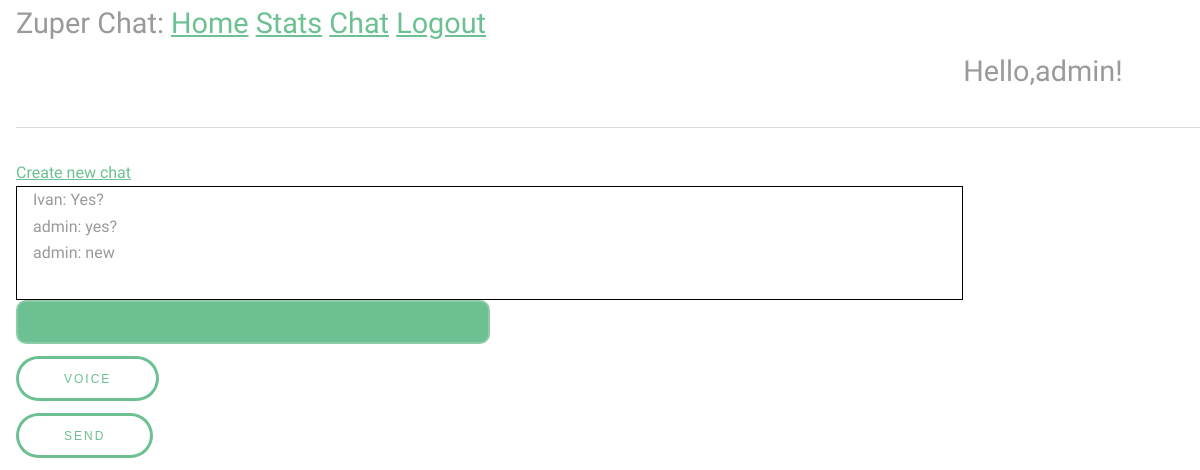
/chat (signed in), run on an earlier commit of the app's database.
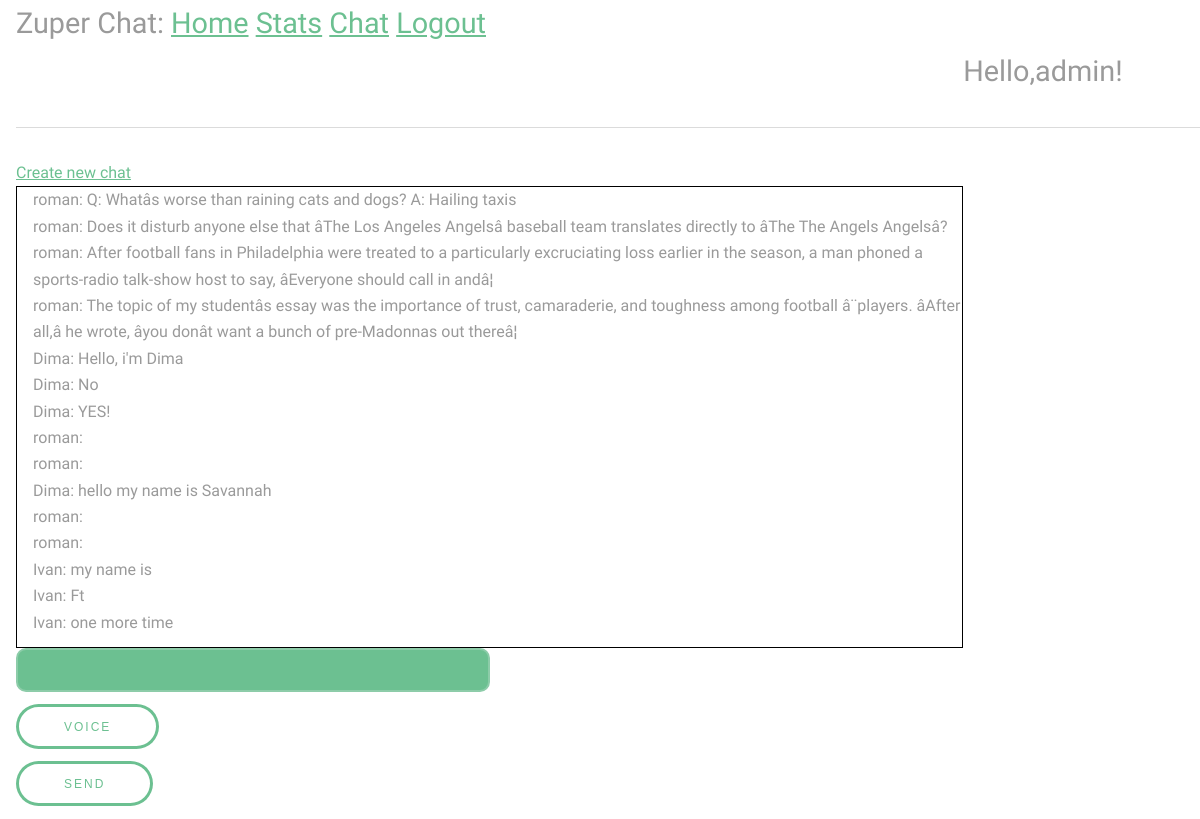
And on a later commit of the database.
### app/models.py (models this page shows, shortened)
class User(UserMixin, db.Model):
    id = db.Column(db.Integer, primary_key=True)
    username = db.Column(db.String(64), index=True, unique=True)
    email = db.Column(db.String(120), index=True, unique=True)
    password_hash = db.Column(db.String(128))
    chats = db.relationship('Chat', secondary=chats_users, backref=db.backref('users', lazy='dynamic'))

class Message(db.Model):
    id = db.Column(db.Integer, primary_key=True)
    body = db.Column(db.String(140))
    timestamp = db.Column(db.DateTime, index=True, default=datetime.utcnow)
    user_id = db.Column(db.Integer, db.ForeignKey('user.id'))
    chat_id = db.Column(db.Integer, db.ForeignKey('chat.id'), default='chat')

### app/routes.py (the view)
@app.route('/chat')
def chat():
    if not current_user.is_authenticated:
        return redirect(url_for('login'))
    for_sending = []
    for i in get_previous_messages():
        for_sending.append([(User.query.filter_by(id = i.user_id).first().username),i.body])
    for_sending = for_sending[::-1]
    return render_template('chat.html',previous_messages=for_sending)

### app/models.py (called while the page is built)
@login.user_loader
def load_user(id):
    return User.query.get(int(id))

def get_previous_messages(quantity=15, chat_id='chat'):
    messages_for_sending =  Message.query.filter_by(chat_id=chat_id).order_by(Message.id.desc()).limit(quantity).all()
    return messages_for_sending

### app/templates/chat.html (shortened to what this page needs)
{% extends "base.html" %}
{% block content %}
<a href="{{url_for('create_new_chat')}}">Create new chat</a>
<div class="Dmessages">
<ul id="messages">
{% set j = previous_messages|length %}
{% for i in range(previous_messages|length) %}
{{ previous_messages[i][0] }}: {{ previous_messages[i][1] }}
<br>
{% endfor %}
</ul>
</div>
<input type="text" id="myMessage">
<button id="sendvoice">Voice</button>
<br>
<button id="sendbutton">Send</button>
<br>
{% endblock %}

### app/templates/base.html (shortened to what this page needs)
<html>
    <head>
        <link rel="stylesheet" href="{{ url_for('static', filename='css/main.css') }}">
    </head>
    <body>
        <div style="font-size:180%">
            Zuper Chat:
            <a href="{{ url_for('index') }}">Home</a>
            <a href="{{ url_for('stats') }}">Stats</a>
            {% if current_user.is_anonymous %}
            <a href="{{ url_for('login') }}">Login</a>
            <a href="{{ url_for('register') }}">Register</a>
            {% else %}
            <a href="{{ url_for('chat') }}">Chat</a>
            <a href="{{ url_for('logout') }}">Logout</a>
            <p style="margin-left:80%;">Hello,{{current_user.username}}!</p>
            {% endif %}
        </div>
        <hr>
        {% block content %}{% endblock %}
    </body>
</html>

### app/static/css/main.css (style rules this page uses)
html, body, div, span, applet, object, iframe, h1, h2, h3, h4, h5, h6, p, blockquote, pre, a, abbr, acronym, address, big, cite, code, del, dfn, em, img, ins, kbd, q, s, samp, small, strike, strong, sub, sup, tt, var, b, u, i, center, dl, dt, dd, ol, ul, li, fieldset, form, label, legend, table, caption, tbody, tfoot, thead, tr, th, td, article, aside, canvas, details, embed, figure, figcaption, footer, header, hgroup, menu, nav, output, ruby, section, summary, time, mark, audio, video { margin: 0; padding: 0; border: 0; font-size: 100%; font: inherit; vertical-align: baseline; }
body { line-height: 1; }
ol, ul { list-style: none; }
body { -webkit-text-size-adjust: none; }
*, *:before, *:after { -moz-box-sizing: border-box; -webkit-box-sizing: border-box; box-sizing: border-box; }
body { -ms-overflow-style: scrollbar; }
body { background: #fff; margin-left: 1em; }
body, input, select, textarea { color: #9a9a9a; font-family: "Source Sans Pro", Arial, Helvetica, sans-serif; font-size: 1.3em; font-weight: 400; line-height: 1.65; }
@media screen and (max-width: 1680px) { body, input, select, textarea { font-size: 12pt; } }
@media screen and (max-width: 1280px) { body, input, select, textarea { font-size: 12pt; } }
a { color: #6cc091; text-decoration: underline; }
p { font-size: 1em; }
hr { border: 0; border-bottom: solid 1px #dbdbdb; margin: 2em 0; }
input[type="text"], input[type="password"], input[type="email"], input[type="tel"], select, textarea { -moz-appearance: none; -webkit-appearance: none; -ms-appearance: none; appearance: none; background: #6cc091; border-radius: 10px; border: none; border: solid 2px #8dcca9; color: #fff; display: block; outline: 0; padding: 0 1em; text-decoration: none; width: 40%; }
input[type="text"], input[type="password"], input[type="email"], select { height: 2.75em; }
ul { list-style: disc; margin: 0 0 2em 0; padding-left: 1em; }
input[type="submit"], input[type="reset"], input[type="button"], button, .button { -moz-appearance: none; -webkit-appearance: none; -ms-appearance: none; appearance: none; -moz-transition: background-color 0.2s ease-in-out, color 0.2s ease-in-out; -webkit-transition: background-color 0.2s ease-in-out, color 0.2s ease-in-out; -ms-transition: background-color 0.2s ease-in-out, color 0.2s ease-in-out; transition: background-color 0.2s ease-in-out, color 0.2s ease-in-out; background-color: transparent; box-shadow: inset 0 0 0 3px #6cc091; color: #6cc091 !important; border-radius: 30px; border: 0; cursor: pointer; display: inline-block; font-size: .75em; font-weight: 400; height: 3.75em; line-height: 3.85em; letter-spacing: 2px; padding: 0 4em; margin-top: 1em; text-align: center; text-decoration: none; text-transform: uppercase; white-space: nowrap; }

### app/templates/chat.html (style rules this page uses)
.Dmessages { overflow: auto; width: 80%; max-height: 50%; padding 5px; border: solid 1px black; }

What changed in the data, as far as the page shows it:
no longer on this page (row edited): Message: body "Yes?"
no longer on this page (row edited): Message: body "yes?"
no longer on this page (row unchanged): Message: body "new"
added User: username "roman" "roman" "roman" "roman" "roman" "roman" "roman" "roman"
added Message: body "Q: Whatâs worse than raining cats and dogs? A: Hailing taxis"
added Message: body "Does it disturb anyone else that âThe Los Angeles Angelsâ baseball team translates directly to âThe The Angels Angelsâ?"
added Message: body "After football fans in Philadelphia were treated to a particularly excruciating loss earlier in the season, a man phoned a sports-radio talk-show host to say, âEveryone should call in andâ¦"
added Message: body "The topic of my studentâs essay was the importance of trust, camaraderie, and toughness among football â¨players. âAfter all,â he wrote, âyou donât want a bunch of pre-Madonnas out thereâ¦"
now on this page (row unchanged): User: username "Dima" "Dima" "Dima" "Dima"
added Message: body "Hello, i'm Dima"
added Message: body "No"
added Message: body "YES!"
added Message: body "hello my name is Savannah"
added Message: body "my name is"
added Message: body "Ft"
added Message: body "one more time"
Also different on the page:
new list line: "Ivan"
list line gone: "Ivan"
list line gone: "admin"
